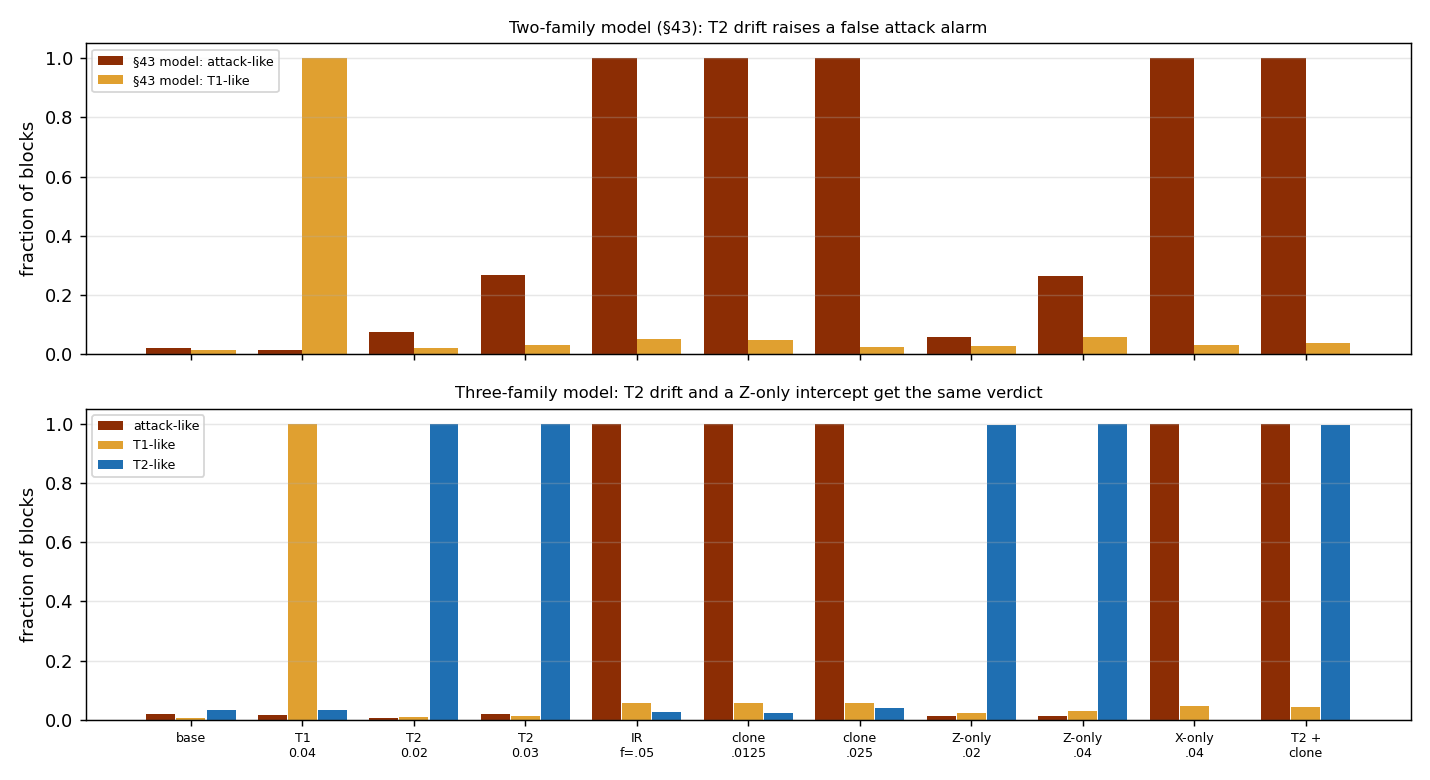

Here is the Python script that generated this plot:
"""
BB84 beyond intercept-resend: partial cloning, one-basis attacks and T2
drift, against the qg flags of §43.

The §43 flags know two families: T1 drift (asymmetric 1 -> 0 errors in Z)
and intercept-resend in both bases (symmetric errors in both bases). Here
the attacker and the hardware get more options:

  phase-covariant cloner  Eve keeps an optimal clone of each qubit (the
                          best individual attack on BB84); Bob's qubit
                          suffers a symmetric disturbance D in BOTH bases
  Z-only intercept        Eve measures a fraction f in Z only: errors in
                          the X basis only (f/2), none in Z
  X-only intercept        the same in X: symmetric errors in Z only
  T2 drift                the memory's dephasing grows (p0 = 0.01 -> 0.03):
                          symmetric errors in the X basis only

From Bob's side every attack enters as a Pauli channel (p_x, p_y, p_z)
applied before the memory:

  intercept-resend, both bases, fraction f   (f/4, 0, f/4)
  phase-covariant cloner with disturbance D  (0, D, 0)
  Z-only intercept, fraction f               (0, 0, f/2)
  X-only intercept, fraction f               (f/2, 0, 0)

Z-basis errors come from p_x + p_y, X-basis errors from p_z + p_y, and
Bob's BB84 statistics cannot see which Pauli produced them. So, before
running:

  * the cloner with D gives exactly the counts of intercept-resend with
    f = 4D: it is flagged as an attack exactly as often (it does leak more
    information per error to Eve, which no error statistic can show);
  * a Z-only intercept gives exactly the counts of extra dephasing
    p' = f/2: it is indistinguishable from T2 drift. This is a second blind
    spot, the twin of the T1-mimicking attack of §40;
  * the §43 flag model has no T2 family, so real T2 drift should raise its
    "attack" flag (a false alarm). Adding a dephasing family fixes the false
    alarm and turns it into an honest "T2-like" verdict, which a Z-only
    intercept shares.

Setup as §43: n = 1e5 key bits (Z), k = 7609 test bits (X), 1 % false
alarms on the baseline, 400 blocks per scenario. The extended model has
three nested flags on a (gamma, f, p) grid:

  attack-like  symmetric both-basis error beyond any T1 and T2 drift
  T1-like      gamma above gamma0, whatever f and p   (one-sided)
  T2-like      p above p0, whatever gamma and f       (one-sided)

Findings (python examples/bb84_attacks_beyond_ir_qg.py):

  Identities checked: the cloner with D gives Bob the same four error
  probabilities as intercept-resend with f = 4D, and a Z-only intercept
  with f the same as extra dephasing (1 - 2p') = (1 - 2p0)(1 - f), to 1e-16.

  Flag rates (400 blocks; Q_Z, Q_X and the asymptotic key fraction
  1 - h(Q_Z) - h(Q_X) for reference):

                                 Q_Z    Q_X    key  | attack  T1    T2   | §43: attack  T1
    baseline                     .0174  .0222  .720 | .020    .005  .033 |      .020   .015
    T1 drift 0.04                .0272  .0271  .640 | .018    1.00  .033 |      .015   1.00
    T2 drift p = 0.02            .0174  .0320  .670 | .007    .010  1.00 |      .075   .022
    T2 drift p = 0.03            .0174  .0417  .624 | .020    .013  1.00 |      .268   .030
    intercept f = 0.05           .0294  .0341  .594 | 1.00    .055  .028 |      1.00   .052
    cloner D = 0.0125            .0294  .0341  .594 | 1.00    .055  .022 |      1.00   .050
    cloner D = 0.025             .0415  .0461  .481 | 1.00    .055  .040 |      1.00   .025
    Z-only intercept f = 0.02    .0174  .0318  .671 | .013    .022  .995 |      .060   .028
    Z-only intercept f = 0.04    .0174  .0413  .625 | .013    .030  1.00 |      .265   .058
    X-only intercept f = 0.04    .0367  .0222  .620 | 1.00    .048  .000 |      1.00   .033
    T2 drift 0.02 + cloner       .0294  .0437  .550 | 1.00    .043  .995 |      1.00   .037

  * Partial cloning is caught. The optimal phase-covariant cloner is
    flagged as an attack in every block, exactly like intercept-resend
    with f = 4D, because Bob sees the same counts. What the flags cannot
    show is that the cloner gives Eve more information per error; the key
    rate (which charges every error to Eve) already accounts for that.
  * The §43 model raises false attack alarms under T2 drift: 7.5 % of
    blocks at p = 0.02 and 27 % at p = 0.03. It has no dephasing family,
    so X-only errors are best explained by an attack. Adding the family
    removes the false alarm (0.7-2 %) and gives the right verdict, T2-like,
    in every block.
  * The second blind spot: a Z-only intercept produces exactly the counts
    of T2 drift, so it is flagged T2-like (99.5-100 %) and not as an attack
    (1.3 %). It is the twin of the T1-mimicking attack of §40: an attacker
    who hides in the error type the hardware makes naturally. An X-only
    intercept has no natural twin (symmetric Z errors with no X errors)
    and is caught in every block.
  * Mixtures are resolved: T2 drift plus a cloner raises both flags in
    97-100 % of blocks.
  * False alarms on the baseline stay at 0.5-3.3 % (thresholds set at 1 %
    on 400 bootstrap blocks); cross-flags under attack at 2-6 %.

Honest scope. Individual attacks only, as Pauli channels on Bob's side;
coherent (collective) attacks and detector attacks are not modelled.
Diagnosis, not security: the key rate is unchanged, and the Z-only
intercept shows that an attacker who mimics a natural error type is not
flagged as an attack by any error statistic.
"""

import math
import os
import sys

import numpy as np

HERE = os.path.dirname(os.path.abspath(__file__))
sys.path.insert(0, HERE)

import bb84_finite_key_qg as F  # noqa: E402
import bb84_qg_eve_vs_noise as B  # noqa: E402

N_KEY, K_TEST = 100000, 7609
BASE = dict(B.BASE)  # gamma 0.02, p 0.01, e01 0.005, e10 0.01


def error_probabilities(gamma=BASE["gamma"], p=BASE["p"], e01=BASE["e01"], e10=BASE["e10"],
                        px=0.0, py=0.0, pz=0.0):
    """P(Bob's bit != Alice's) for (0, 1, +, -): Pauli attack (px, py, pz),
    then amplitude damping gamma, dephasing p, readout (e01 = P(1|0), e10 = P(0|1))."""
    flip_z = px + py  # flips Z-basis states
    flip_x = pz + py  # flips X-basis states
    # Z basis: population of |1> after the attack and damping
    p1_from0 = flip_z * (1 - gamma)
    p1_from1 = (1 - flip_z) * (1 - gamma)
    err0 = p1_from0 * (1 - e10) + (1 - p1_from0) * e01
    err1 = (1 - p1_from1) * (1 - e01) + p1_from1 * e10
    # X basis: Bloch x of |+> after attack, damping, dephasing; z after damping
    x = (1 - 2 * flip_x) * math.sqrt(1 - gamma) * (1 - 2 * p)
    # measured after H: outcome 0 <-> +x ; readout acts on that outcome
    p0_plus = (1 + x) / 2
    err_plus = 1 - (p0_plus * (1 - e01) + (1 - p0_plus) * e10)
    p0_minus = (1 - x) / 2
    err_minus = p0_minus * (1 - e01) + (1 - p0_minus) * e10
    return np.array([err0, err1, err_plus, err_minus])


SCENARIOS = [
    ("baseline", {}),
    ("T1 drift 0.04", {"gamma": 0.04}),
    ("T2 drift p = 0.02", {"p": 0.02}),
    ("T2 drift p = 0.03", {"p": 0.03}),
    ("intercept f = 0.05 (both bases)", {"px": 0.0125, "pz": 0.0125}),
    ("cloner D = 0.0125", {"py": 0.0125}),
    ("cloner D = 0.025", {"py": 0.025}),
    ("Z-only intercept f = 0.02", {"pz": 0.01}),
    ("Z-only intercept f = 0.04", {"pz": 0.02}),
    ("X-only intercept f = 0.04", {"px": 0.02}),
    ("T2 drift 0.02 + cloner 0.0125", {"p": 0.02, "py": 0.0125}),
]

G3 = np.round(np.arange(0.0, 0.1201, 0.0025), 4)
F3 = np.round(np.arange(0.0, 0.2001, 0.0025), 4)
P3 = np.round(np.arange(0.0, 0.0801, 0.0025), 4)
_TABLE = None


def table3():
    global _TABLE
    if _TABLE is None:
        _TABLE = np.array([[[error_probabilities(gamma=g, p=p, px=f / 4, pz=f / 4) for p in P3] for f in F3]
                           for g in G3])  # (gamma, f, p, 4)
    return _TABLE


_I_G0 = int(np.argmin(np.abs(G3 - BASE["gamma"])))
_I_P0 = int(np.argmin(np.abs(P3 - BASE["p"])))


def statistics3(kc, nc):
    pr = np.clip(table3(), 1e-12, 1 - 1e-12)
    ll = (kc * np.log(pr) + (nc - kc) * np.log(1 - pr)).sum(axis=-1)
    best = ll.max()
    # one-sided nested tests: f > 0, gamma > gamma0, p > p0
    return (float(best - ll[:, 0, :].max()),  # attack-like
            float(best - ll[: _I_G0 + 1, :, :].max()),  # T1-like
            float(best - ll[:, :, : _I_P0 + 1].max()))  # T2-like


def calibrate3(n=N_KEY, k=K_TEST, reps=400, seed=0):
    rng = np.random.default_rng(seed)
    base = error_probabilities()
    s = np.array([statistics3(*F.block(base, n, k, rng)) for _ in range(reps)])
    return tuple(float(np.quantile(s[:, j], 0.99)) for j in range(3))


def diagnose(n=N_KEY, k=K_TEST, reps=400, seed=1):
    th3 = calibrate3(n, k)
    th2 = F.calibrate(n, k, reps)
    rng = np.random.default_rng(seed)
    out = {}
    for name, kw in SCENARIOS:
        probs = error_probabilities(**kw)
        hits = np.zeros(5)
        for _ in range(reps):
            kc, nc = F.block(probs, n, k, rng)
            a, t1, t2 = statistics3(kc, nc)
            a2, d2 = F.statistics(kc, nc)
            hits += [a > th3[0], t1 > th3[1], t2 > th3[2], a2 > th2[0], d2 > th2[1]]
        qz, qx = probs[:2].mean(), probs[2:].mean()
        out[name] = {"attack": hits[0] / reps, "T1": hits[1] / reps, "T2": hits[2] / reps,
                     "attack_s43": hits[3] / reps, "drift_s43": hits[4] / reps,
                     "q_z": float(qz), "q_x": float(qx), "key_fraction": B.shor_preskill(qz, qx)}
    return out


def make_figure(path, d):
    import matplotlib

    matplotlib.use("Agg")
    import matplotlib.pyplot as plt

    names = [n for n, _ in SCENARIOS]
    short = ["base", "T1\n0.04", "T2\n0.02", "T2\n0.03", "IR\nf=.05", "clone\n.0125", "clone\n.025",
             "Z-only\n.02", "Z-only\n.04", "X-only\n.04", "T2 +\nclone"]
    x = np.arange(len(names))
    fig, (ax1, ax2) = plt.subplots(2, 1, figsize=(11, 6), sharex=True)
    ax1.bar(x - 0.2, [d[n]["attack_s43"] for n in names], 0.4, color="#8c2d04", label="§43 model: attack-like")
    ax1.bar(x + 0.2, [d[n]["drift_s43"] for n in names], 0.4, color="#e0a030", label="§43 model: T1-like")
    ax1.set_ylabel("fraction of blocks")
    ax1.set_title("Two-family model (§43): T2 drift raises a false attack alarm", fontsize=9)
    ax1.legend(fontsize=7)
    ax1.grid(axis="y", alpha=0.3)
    for off, key, col, lab in ((-0.27, "attack", "#8c2d04", "attack-like"), (0.0, "T1", "#e0a030", "T1-like"),
                               (0.27, "T2", "#1f6fb2", "T2-like")):
        ax2.bar(x + off, [d[n][key] for n in names], 0.26, color=col, label=lab)
    ax2.set_xticks(x)
    ax2.set_xticklabels(short, fontsize=7)
    ax2.set_ylabel("fraction of blocks")
    ax2.set_title("Three-family model: T2 drift and a Z-only intercept get the same verdict", fontsize=9)
    ax2.legend(fontsize=7)
    ax2.grid(axis="y", alpha=0.3)
    fig.tight_layout()
    fig.savefig(path, dpi=130)


if __name__ == "__main__":
    d = diagnose()
    print(f"n = {N_KEY}, k = {K_TEST}; flag rates over 400 blocks")
    print(f"{'scenario':32s} {'Q_Z':>6} {'Q_X':>6} {'key':>5} | {'attack':>6} {'T1':>5} {'T2':>5} | "
          f"{'§43 att':>7} {'§43 T1':>6}")
    for name, _ in SCENARIOS:
        v = d[name]
        print(f"{name:32s} {v['q_z']:6.4f} {v['q_x']:6.4f} {v['key_fraction']:5.3f} | {v['attack']:6.3f} "
              f"{v['T1']:5.3f} {v['T2']:5.3f} | {v['attack_s43']:7.3f} {v['drift_s43']:6.3f}")
    if "--figure" in sys.argv:
        make_figure(__file__.replace(".py", ".png"), d)
